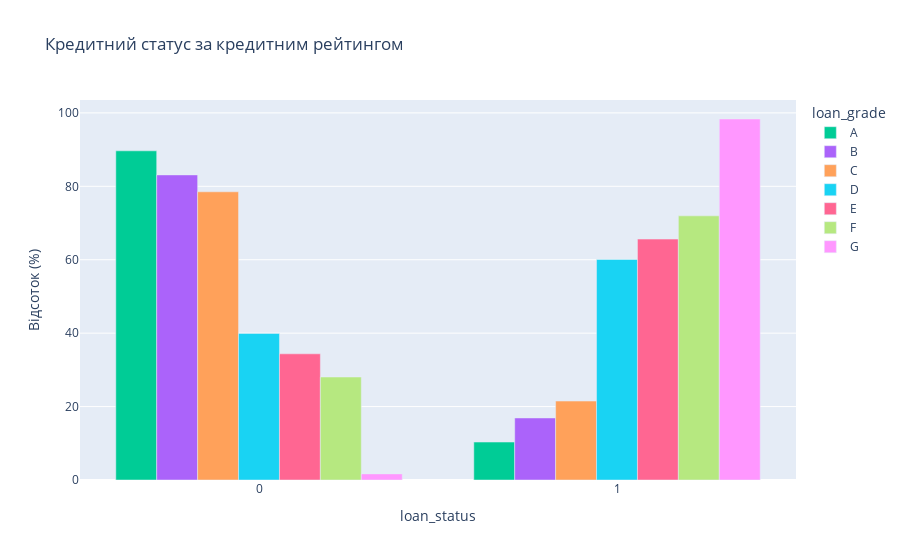

The notebook cell this image was saved under:
### Code cell
# Кредитний статус за кредитним рейтингом
ownership_loan_status = df.groupby(['loan_grade', 'loan_status']).size().unstack()
ownership_loan_status_pct = ownership_loan_status.div(ownership_loan_status.sum(axis=1), axis=0) * 100

fig = px.bar(
    ownership_loan_status_pct.T,
    title='Кредитний статус за кредитним рейтингом',
    labels={'value': 'Відсоток (%)', 'index': 'Кредитний статус'},
    color_discrete_map={'No':'#2ecc71', 'Yes':'#e74c3c'},
    barmode='group'
)
fig.show()

### Figure 1 — Plotly figure (JSON) as saved in the notebook; plotly's stock layout.template omitted (floating-point values rounded to 4 significant figures)
{"data": [{"alignmentgroup": "True", "hovertemplate": "loan_grade=A<br>loan_status=%{x}<br>Відсоток (%)=%{y}<extra></extra>", "legendgroup": "A", "marker": {"color": "#00cc96", "pattern": {"shape": ""}}, "name": "A", "offsetgroup": "A", "orientation": "v", "showlegend": true, "textposition": "auto", "type": "bar", "x": [0, 1], "xaxis": "x", "y": [89.66, 10.34], "yaxis": "y"}, {"alignmentgroup": "True", "hovertemplate": "loan_grade=B<br>loan_status=%{x}<br>Відсоток (%)=%{y}<extra></extra>", "legendgroup": "B", "marker": {"color": "#ab63fa", "pattern": {"shape": ""}}, "name": "B", "offsetgroup": "B", "orientation": "v", "showlegend": true, "textposition": "auto", "type": "bar", "x": [0, 1], "xaxis": "x", "y": [83.1, 16.9], "yaxis": "y"}, {"alignmentgroup": "True", "hovertemplate": "loan_grade=C<br>loan_status=%{x}<br>Відсоток (%)=%{y}<extra></extra>", "legendgroup": "C", "marker": {"color": "#FFA15A", "pattern": {"shape": ""}}, "name": "C", "offsetgroup": "C", "orientation": "v", "showlegend": true, "textposition": "auto", "type": "bar", "x": [0, 1], "xaxis": "x", "y": [78.5, 21.5], "yaxis": "y"}, {"alignmentgroup": "True", "hovertemplate": "loan_grade=D<br>loan_status=%{x}<br>Відсоток (%)=%{y}<extra></extra>", "legendgroup": "D", "marker": {"color": "#19d3f3", "pattern": {"shape": ""}}, "name": "D", "offsetgroup": "D", "orientation": "v", "showlegend": true, "textposition": "auto", "type": "bar", "x": [0, 1], "xaxis": "x", "y": [39.92, 60.08], "yaxis": "y"}, {"alignmentgroup": "True", "hovertemplate": "loan_grade=E<br>loan_status=%{x}<br>Відсоток (%)=%{y}<extra></extra>", "legendgroup": "E", "marker": {"color": "#FF6692", "pattern": {"shape": ""}}, "name": "E", "offsetgroup": "E", "orientation": "v", "showlegend": true, "textposition": "auto", "type": "bar", "x": [0, 1], "xaxis": "x", "y": [34.37, 65.63], "yaxis": "y"}, {"alignmentgroup": "True", "hovertemplate": "loan_grade=F<br>loan_status=%{x}<br>Відсоток (%)=%{y}<extra></extra>", "legendgroup": "F", "marker": {"color": "#B6E880", "pattern": {"shape": ""}}, "name": "F", "offsetgroup": "F", "orientation": "v", "showlegend": true, "textposition": "auto", "type": "bar", "x": [0, 1], "xaxis": "x", "y": [28.05, 71.95], "yaxis": "y"}, {"alignmentgroup": "True", "hovertemplate": "loan_grade=G<br>loan_status=%{x}<br>Відсоток (%)=%{y}<extra></extra>", "legendgroup": "G", "marker": {"color": "#FF97FF", "pattern": {"shape": ""}}, "name": "G", "offsetgroup": "G", "orientation": "v", "showlegend": true, "textposition": "auto", "type": "bar", "x": [0, 1], "xaxis": "x", "y": [1.667, 98.33], "yaxis": "y"}], "layout": {"barmode": "group", "legend": {"title": {"text": "loan_grade"}, "tracegroupgap": 0}, "title": {"text": "Кредитний статус за кредитним рейтингом"}, "xaxis": {"anchor": "y", "domain": [0, 1], "title": {"text": "loan_status"}}, "yaxis": {"anchor": "x", "domain": [0, 1], "title": {"text": "Відсоток (%)"}}}}
